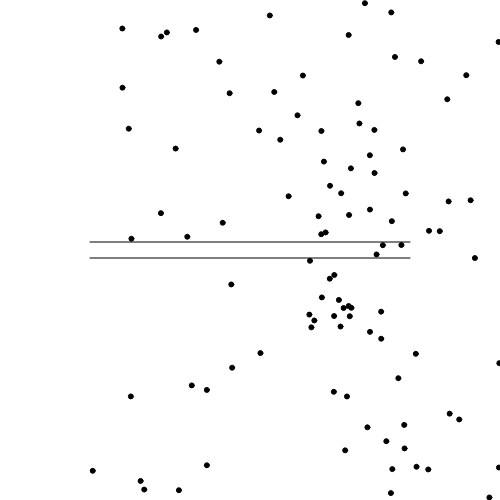
Frame 1 (no input)
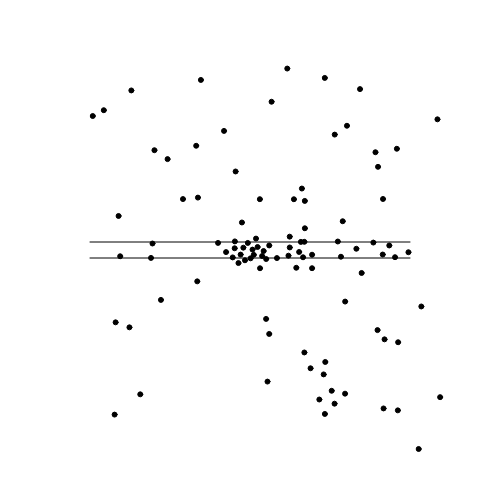
Frame 60 (no input)
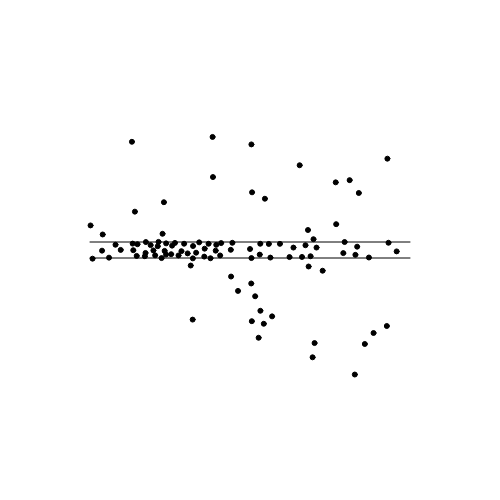
Frame 120 (the mouse pressed at the canvas centre since frame 60)

The p5.js sketch that drew these frames (run headless with seeded random() and noise() and a simulated clock; from frame 60 on, the mouse is pressed at the canvas centre):

// p5.js sketch
// ── sketch.js
let Scene = {
  w: 500, h : 500, swarm : [], t : 0, racetrack : 0,
  neighbours : function (x){
    let r = []
    for (let p of this.swarm){
      if(dist(p.pos.x,p.pos.y,x.x,x.y) <= 20){
        r.push(p)
      }
    }
    return r
  },
  wrap: function (x){
    if(x.x < 0) x.x += this.w
    if(x.y < 0) x.y += this.h
    if(x.x >= this.w) x.x -= this.w
    if(x.y >= this.h) x.y -= this.h
  }
  
}

class Metrics{
  constructor(){
    this.speedarray = []
    this.densityarray = []
    this.nrhumans = 0
  }
}

class RaceTrack{
  constructor(){
    this.centerpos = createVector(Scene.w/2, Scene.h/2)
    this.lineLength = 320
    this.trackWidth = 16
  }
  
  draw(){
    line(this.centerpos.x-this.lineLength/2, this.centerpos.y+this.trackWidth/2, this.centerpos.x+this.lineLength/2, this.centerpos.y+this.trackWidth/2)
    line(this.centerpos.x-this.lineLength/2, this.centerpos.y-this.trackWidth/2, this.centerpos.x+this.lineLength/2, this.centerpos.y-this.trackWidth/2)
  }
  
}

class Human{
  constructor(){
    this.pos  = createVector (random(0,Scene.w),random(0,Scene.h))
    
    this.dir = p5.Vector.random2D()
    this.tin = 0
    this.tout = 0
    this.speed = 0
    this.density = []
    
  }
  step(){
    let N=0, avg_sin = 0, avg_cos = 0, avg_p = createVector(0,0), avg_d = createVector(0,0)
    for (let n of Scene.neighbours(this.pos)){
      avg_p.add(n.pos)
      if(n != this){
        let away = p5.Vector.sub(this.pos,n.pos)
      away.div(away.magSq())
        avg_d.add(away)
      }
      
      avg_sin += Math.sin(n.dir.heading())
      avg_cos += Math.cos(n.dir.heading())
      N++
    }
    avg_sin /= N; avg_cos /=N; avg_p.div(N); avg_d.div(N); avg_d.mult(20)
    
    let avg_angle = Math.atan2(avg_sin, avg_cos)
    avg_angle += random(-0.25,0.25)
    //this.dir = p5.Vector.fromAngle(avg_angle)
    
    
    let cohesion = p5.Vector.sub(avg_p, this.pos)
    cohesion.div(10)
    
    let racetrack_force = this.racetrack_force_vec(Scene.racetrack)
    racetrack_force.add(p5.Vector.random2D().mult(5))
    racetrack_force.div(10)
    
   
    
    
    let clockwise_force = this.clockwise_force_vec(Scene.racetrack)
    clockwise_force.add(p5.Vector.random2D().mult(5)) 
    clockwise_force.div(10)
     
   
   
    
    this.dir = clockwise_force
    this.dir.add(racetrack_force)
    //ablation study: comment lines below
    this.dir.add(p5.Vector.fromAngle(avg_angle))
    this.dir.add(cohesion)
    this.dir.add(avg_d)
    
    let npos = createVector(0,0) //new position
    npos.add(this.pos)
    npos.add(this.dir)

    let vpos = this.pos //old position
    
    // Crosses starting line
    if (Scene.racetrack.centerpos.y+Scene.racetrack.trackWidth/2 + 10 > npos.y && npos.y> Scene.racetrack.centerpos.y-Scene.racetrack.trackWidth/2 - 10){
      
      if (vpos.x > Scene.racetrack.centerpos.x + Scene.racetrack.lineLength/8 && npos.x < Scene.racetrack.centerpos.x + Scene.racetrack.lineLength/8){
            this.tin = Scene.t
            Scene.metrics.nrhumans += 1
      }
    }
    
    // Keep track of density while being in measurement area
    if (Scene.racetrack.centerpos.y+Scene.racetrack.trackWidth/2 + 10 > npos.y && npos.y> Scene.racetrack.centerpos.y-Scene.racetrack.trackWidth/2 - 10){

      if (npos.x < Scene.racetrack.centerpos.x + Scene.racetrack.lineLength/8 && npos.x > Scene.racetrack.centerpos.x - Scene.racetrack.lineLength/8){

        this.density.push(Scene.metrics.nrhumans)

      }
    }
    
        // Crosses ending line
    if (this.tin !=0){
      if (Scene.racetrack.centerpos.y+Scene.racetrack.trackWidth/2 + 10 > npos.y && npos.y> Scene.racetrack.centerpos.y-Scene.racetrack.trackWidth/2 - 10){
        if (vpos.x > Scene.racetrack.centerpos.x - Scene.racetrack.lineLength/8 && npos.x < Scene.racetrack.centerpos.x - Scene.racetrack.lineLength/8){

              this.tout = Scene.t
              Scene.metrics.nrhumans -= 1
              this.speed = (Scene.racetrack.lineLength/2) /(this.tout-this.tin)
              //generate output to plot
              Scene.metrics.speedarray.push(this.speed)
              const sum = this.density.reduce((a, b) => a + b, 0);
              const avg = (sum / this.density.length) || 0;
              let locdensity = avg / (Scene.racetrack.lineLength / 2)
              Scene.metrics.densityarray.push(locdensity)

              //reset speed and density of this particle
              this.speed = 0
              this.density = []
            }
      }
    }
    
    
    this.pos.add(this.dir)
    Scene.wrap(this.pos)
    this.wrap(Scene.racetrack,this.pos)
    
  }
  
  racetrack_force_vec(racetrack){
    if (this.pos.y > racetrack.centerpos.y+racetrack.trackWidth/2){
      return createVector(0,-5)
    }
    if (this.pos.y < racetrack.centerpos.y-racetrack.trackWidth/2){
      return createVector(0,5)
    }
    else{
      return createVector(0,0)
    }
  }
  
  clockwise_force_vec(racetrack){
    return createVector(-5,0)
  }
  
  wrap(racetrack,pos){
    if(pos.x < racetrack.centerpos.x-racetrack.lineLength/2) pos.x += racetrack.lineLength
  }
  
  draw(){
    fill(0)
    ellipse(this.pos.x, this.pos.y, 5, 5)
  }
 
}

function setup() {
  createCanvas(Scene.w, Scene.h);
  Scene.racetrack = new RaceTrack();
  Scene.metrics = new Metrics();
  for (let i = 0; i<100; i++){
    Scene.swarm.push(new Human())
  }
}

function draw() {
  if (Scene.t == 500){
    const sum_speed = Scene.metrics.speedarray.reduce((a, b) => a + b, 0);
    const avg_speed = (sum_speed / Scene.metrics.speedarray.length) || 0;
    const sum_density = Scene.metrics.densityarray.reduce((a, b) => a + b, 0);
    const avg_density = (sum_density / Scene.metrics.densityarray.length) || 0;
    document.getElementById('output').value += "speed: " + avg_speed + "\n"
  document.getElementById('output').value += "density: " + avg_density + "\n"
     // throw new Error('End of observation')//gives error making it possible to copy textarea
   }
  background(220);
  clear()
  // Create header for iteration output
 // document.getElementById('output').value += "====================\n" || ""
  //document.getElementById('output').value += "t: " + Scene.t + "\n"
  //document.getElementById('output').value += "speedarray: " + Scene.metrics.speedarray + "\n"
  //document.getElementById('output').value += "densityarray: " + Scene.metrics.densityarray + "\n"
  //document.getElementById('output').value += "humans: " + Scene.metrics.nrhumans + "\n"
  
  // Increase iteration counter for output
  Scene.t += 1
  
  for ( let p of Scene.swarm){
    p.step()
    p.draw()
    // Print position of iteration
    //document.getElementById('output').value += "pos: " + p.pos.x + "/" +p.pos.y + "\n" 
    
  }
  // Draw racetrack
  Scene.racetrack.draw()
}
// ── style.css
html, body {
  margin: 0;
  padding: 0;
}
canvas {
  display: block;
}
#output{
  width: 400px;
  height: 180px;
}
